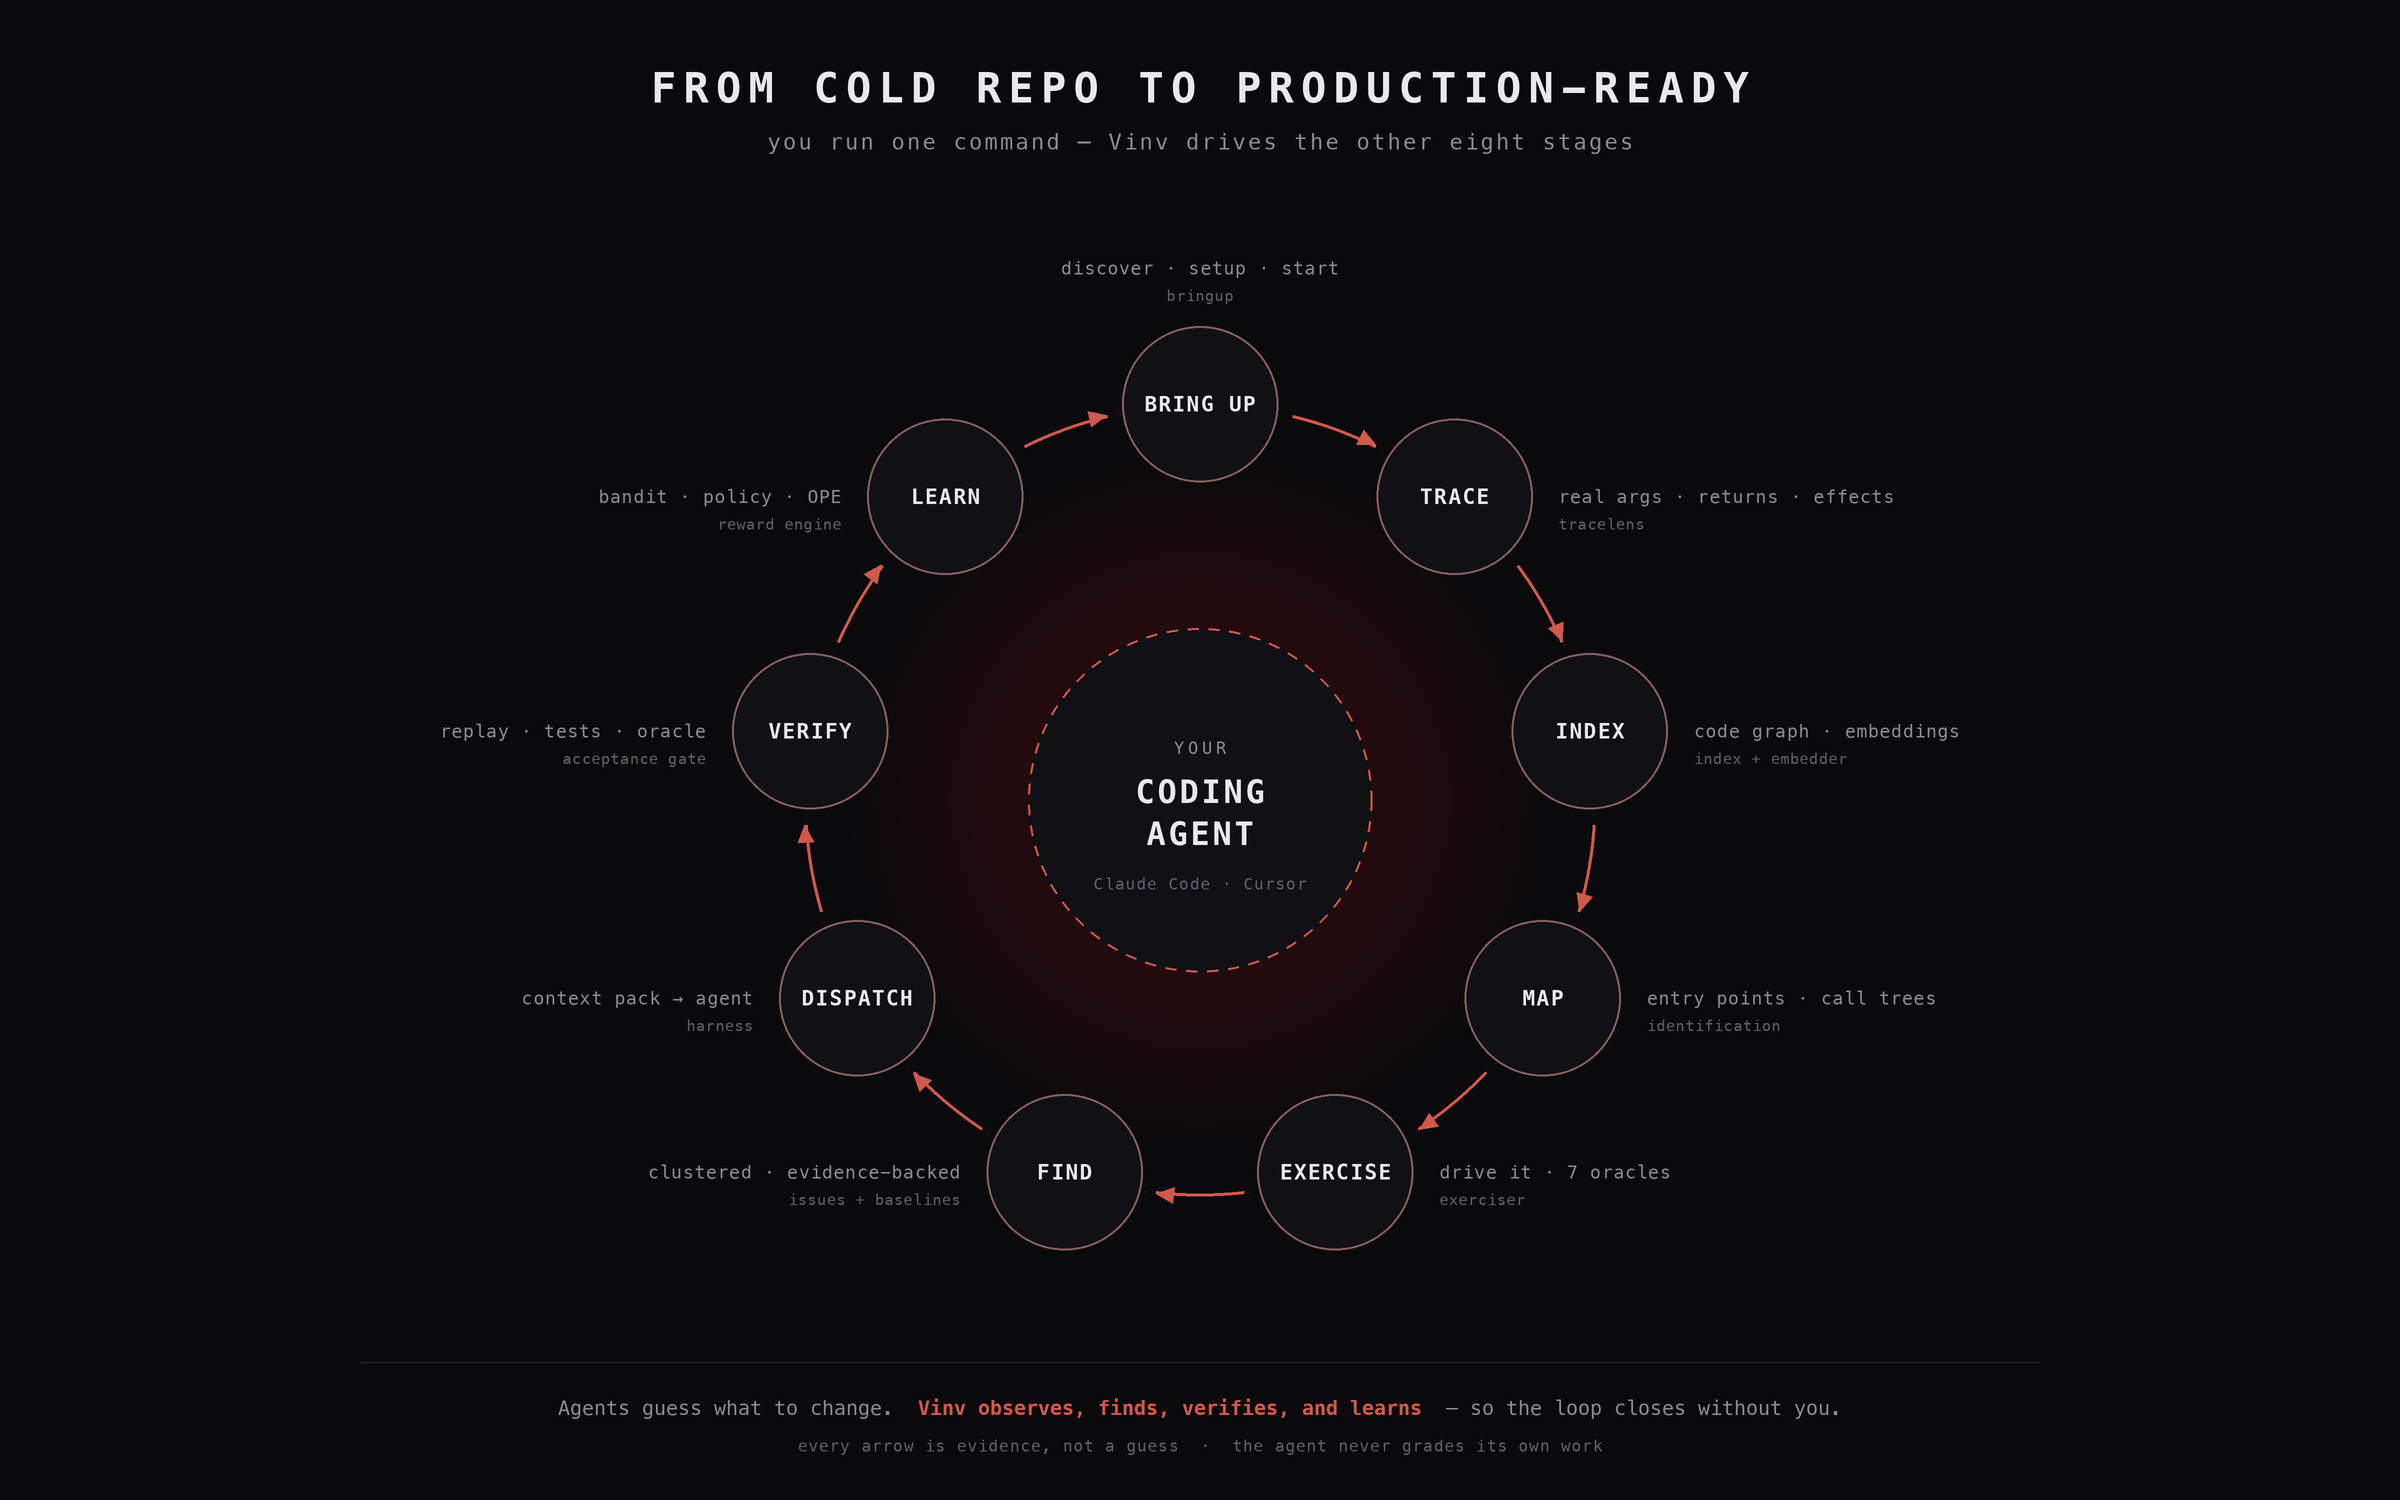

This chart was generated by the following Python code:
"""The real Vinv loop, rendered to PNG. 2x supersampled, deck-quality.

Regenerate after editing the copy below:

    uv run --with pillow .github/assets/vinv-loop.py

Writes vinv-loop.png next to this file. That PNG is the source of truth
mirrored to images.vinv.ai/vinv-loop.png, which every README references.
"""

import math
import os
from PIL import Image, ImageDraw, ImageFont

S = 2                     # supersample factor
W, H = 2400, 1500
CX, CY = W // 2, 800
R = 396                   # ring radius
NR = 78                   # stage-node radius
LABEL_R = 486             # radial caption radius
AGENT_R = 172

BG = (10, 10, 12)
ACCENT = (209, 89, 74)
NODE_STROKE = (92, 98, 108)
NODE_FILL = (16, 16, 21)
TEXT = (233, 233, 236)
MUTED = (134, 140, 150)
FAINT = (92, 98, 108)

MENLO = "/System/Library/Fonts/Menlo.ttc"


def font(size, bold=False):
    return ImageFont.truetype(MENLO, size * S, index=1 if bold else 0)


# (stage, what it actually does, which engine) — clockwise from the top.
STAGES = [
    ("BRING UP", "discover · setup · start", "bringup"),
    ("TRACE",    "real args · returns · effects", "tracelens"),
    ("INDEX",    "code graph · embeddings", "index + embedder"),
    ("MAP",      "entry points · call trees", "identification"),
    ("EXERCISE", "drive it · 7 oracles", "exerciser"),
    ("FIND",     "clustered · evidence-backed", "issues + baselines"),
    ("DISPATCH", "context pack → agent", "harness"),
    ("VERIFY",   "replay · tests · oracle", "acceptance gate"),
    ("LEARN",    "bandit · policy · OPE", "reward engine"),
]
N = len(STAGES)
STEP = 360.0 / N
START = -90.0

img = Image.new("RGB", (W * S, H * S), BG)
d = ImageDraw.Draw(img, "RGBA")


def pol(a_deg, radius):
    a = math.radians(a_deg)
    return CX + radius * math.cos(a), CY + radius * math.sin(a)


def circle(cx, cy, r, fill=None, outline=None, width=2):
    box = [(cx - r) * S, (cy - r) * S, (cx + r) * S, (cy + r) * S]
    d.ellipse(box, fill=fill, outline=outline, width=int(width * S))


def text(x, y, s, f, fill, anchor="mm", spacing=0.0):
    """Draw text; `spacing` adds per-character letter-spacing in px."""
    if not spacing:
        d.text((x * S, y * S), s, font=f, fill=fill, anchor=anchor)
        return
    widths = [d.textlength(ch, font=f) + spacing * S for ch in s]
    total = sum(widths) - spacing * S
    if anchor[0] == "m":
        cx = x * S - total / 2
    elif anchor[0] == "r":
        cx = x * S - total
    else:
        cx = x * S
    for ch, w in zip(s, widths):
        d.text((cx, y * S), ch, font=f, fill=fill, anchor="l" + anchor[1])
        cx += w


def dashed_circle(cx, cy, r, color, width, dash=9, gap=9):
    circ = 2 * math.pi * r
    step = (dash + gap) / circ * 360
    a = 0.0
    while a < 360:
        a2 = min(360, a + dash / circ * 360)
        d.arc([(cx - r) * S, (cy - r) * S, (cx + r) * S, (cy + r) * S],
              a, a2, fill=color, width=int(width * S))
        a += step


def arrow_arc(a0, a1, radius, color, width=3, head=17):
    """Arc from a0 to a1 with an arrowhead at the a1 end."""
    d.arc([(CX - radius) * S, (CY - radius) * S, (CX + radius) * S, (CY + radius) * S],
          a0, a1, fill=color, width=int(width * S))
    # arrowhead: tangent direction at a1
    tipx, tipy = pol(a1, radius)
    tan = math.radians(a1 + 90)
    tx, ty = math.cos(tan), math.sin(tan)
    nx, ny = -ty, tx
    bx, by = tipx - tx * head, tipy - ty * head
    d.polygon([(tipx * S, tipy * S),
               ((bx + nx * head * 0.46) * S, (by + ny * head * 0.46) * S),
               ((bx - nx * head * 0.46) * S, (by - ny * head * 0.46) * S)], fill=color)


# ---- centre glow ----------------------------------------------------------
for i in range(26):
    rr = R - 46 - i * 7
    if rr <= AGENT_R:
        break
    circle(CX, CY, rr, fill=(ACCENT[0], ACCENT[1], ACCENT[2], 1))

# ---- title ----------------------------------------------------------------
text(CX, 88, "FROM COLD REPO TO PRODUCTION-READY", font(42, True), TEXT, "mm", 7)
text(CX, 142, "you run one command — Vinv drives the other eight stages",
     font(22), MUTED, "mm", 2.5)

# ---- the ring -------------------------------------------------------------
dashed_circle(CX, CY, R, (ACCENT[0], ACCENT[1], ACCENT[2], 34), 1.6, dash=3, gap=10)

gap_deg = math.degrees(math.asin(min(1.0, (NR + 15) / R)))
for i in range(N):
    arrow_arc(START + i * STEP + gap_deg,
              START + (i + 1) * STEP - gap_deg,
              R, ACCENT, width=3, head=18)

# ---- the agent, at the centre of the loop ---------------------------------
circle(CX, CY, AGENT_R, fill=NODE_FILL)
dashed_circle(CX, CY, AGENT_R, ACCENT, 2.2, dash=11, gap=10)
text(CX, CY - 52, "YOUR", font(17), MUTED, "mm", 4)
text(CX, CY - 8, "CODING", font(32, True), TEXT, "mm", 2.5)
text(CX, CY + 34, "AGENT", font(32, True), TEXT, "mm", 2.5)
text(CX, CY + 84, "Claude Code · Cursor", font(16), FAINT, "mm", 1.2)

# ---- stage nodes ----------------------------------------------------------
for i, (name, sub, engine) in enumerate(STAGES):
    ang = START + i * STEP
    x, y = pol(ang, R)

    circle(x, y, NR, fill=NODE_FILL, outline=NODE_STROKE, width=2.4)
    circle(x, y, NR, outline=(ACCENT[0], ACCENT[1], ACCENT[2], 92), width=2.4)
    text(x, y, name, font(21 if len(name) <= 8 else 19, True), TEXT, "mm", 1.6)

    c, sn = math.cos(math.radians(ang)), math.sin(math.radians(ang))
    if abs(c) < 0.30:                       # top or bottom
        anchor, lx = "m", x
        ly = y - NR - 58 if sn < 0 else y + NR + 40
    elif c > 0:                             # right half
        anchor, lx, ly = "l", x + NR + 26, y
    else:                                   # left half
        anchor, lx, ly = "r", x - NR - 26, y
    text(lx, ly, sub, font(18), MUTED, anchor + "m", 0.6)
    text(lx, ly + 28, engine, font(15), FAINT, anchor + "m", 0.6)

# ---- footer ---------------------------------------------------------------
fy = H - 92
d.line([(360 * S, (fy - 46) * S), ((W - 360) * S, (fy - 46) * S)],
       fill=(NODE_STROKE[0], NODE_STROKE[1], NODE_STROKE[2], 90), width=int(1 * S))

f19 = font(20)
f19b = font(20, True)
left = "Agents guess what to change.  "
mid = "Vinv observes, finds, verifies, and learns"
right = "  — so the loop closes without you."
tw = (d.textlength(left, font=f19) + d.textlength(mid, font=f19b)
      + d.textlength(right, font=f19))
cx = CX * S - tw / 2
d.text((cx, fy * S), left, font=f19, fill=MUTED, anchor="lm")
cx += d.textlength(left, font=f19)
d.text((cx, fy * S), mid, font=f19b, fill=ACCENT, anchor="lm")
cx += d.textlength(mid, font=f19b)
d.text((cx, fy * S), right, font=f19, fill=MUTED, anchor="lm")

text(CX, fy + 38,
     "every arrow is evidence, not a guess  ·  the agent never grades its own work",
     font(16), FAINT, "mm", 1.1)

out = os.path.join(os.path.dirname(os.path.abspath(__file__)), "vinv-loop.png")
img.resize((W, H), Image.LANCZOS).save(out, "PNG")
print("wrote", out, img.size, "->", (W, H))
